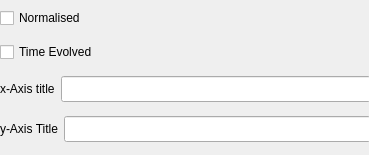
<?xml version="1.0" encoding="UTF-8"?>
<ui version="4.0">
 <class>Form</class>
 <widget class="QWidget" name="Form">
  <property name="geometry">
   <rect>
    <x>0</x>
    <y>0</y>
    <width>369</width>
    <height>155</height>
   </rect>
  </property>
  <property name="windowTitle">
   <string>Form</string>
  </property>
  <widget class="QWidget" name="layoutWidget">
   <property name="geometry">
    <rect>
     <x>0</x>
     <y>0</y>
     <width>371</width>
     <height>190</height>
    </rect>
   </property>
   <layout class="QVBoxLayout" name="verticalLayout">
    <item>
     <widget class="QCheckBox" name="genericNormCheckBox">
      <property name="text">
       <string>Normalised</string>
      </property>
      <property name="alias" stdset="0">
       <string>normalise</string>
      </property>
     </widget>
    </item>
    <item>
     <widget class="QCheckBox" name="genericTimeEvolvedCheckBox">
      <property name="text">
       <string>Time Evolved</string>
      </property>
      <property name="alias" stdset="0">
       <string>time_evolved</string>
      </property>
     </widget>
    </item>
    <item>
     <layout class="QHBoxLayout" name="horizontalLayout">
      <item>
       <widget class="QLabel" name="xtitleLabel">
        <property name="minimumSize">
         <size>
          <width>0</width>
          <height>26</height>
         </size>
        </property>
        <property name="maximumSize">
         <size>
          <width>16777215</width>
          <height>26</height>
         </size>
        </property>
        <property name="text">
         <string>x-Axis title</string>
        </property>
       </widget>
      </item>
      <item>
       <widget class="QLineEdit" name="xTitleLineEdit">
        <property name="maximumSize">
         <size>
          <width>16777215</width>
          <height>26</height>
         </size>
        </property>
        <property name="alias" stdset="0">
         <string>x_title</string>
        </property>
       </widget>
      </item>
     </layout>
    </item>
    <item>
     <layout class="QHBoxLayout" name="horizontalLayout_2">
      <item>
       <widget class="QLabel" name="yTitleLabel">
        <property name="maximumSize">
         <size>
          <width>16777215</width>
          <height>26</height>
         </size>
        </property>
        <property name="text">
         <string>y-Axis Title</string>
        </property>
       </widget>
      </item>
      <item>
       <widget class="QLineEdit" name="yTitleLineEdit">
        <property name="maximumSize">
         <size>
          <width>16777215</width>
          <height>26</height>
         </size>
        </property>
        <property name="alias" stdset="0">
         <string>y_title</string>
        </property>
       </widget>
      </item>
     </layout>
    </item>
    <item>
     <widget class="QLineEdit" name="lTitleLineEdit">
      <property name="alias" stdset="0">
       <string>legend_title</string>
      </property>
     </widget>
    </item>
   </layout>
  </widget>
 </widget>
 <resources/>
 <connections/>
</ui>
